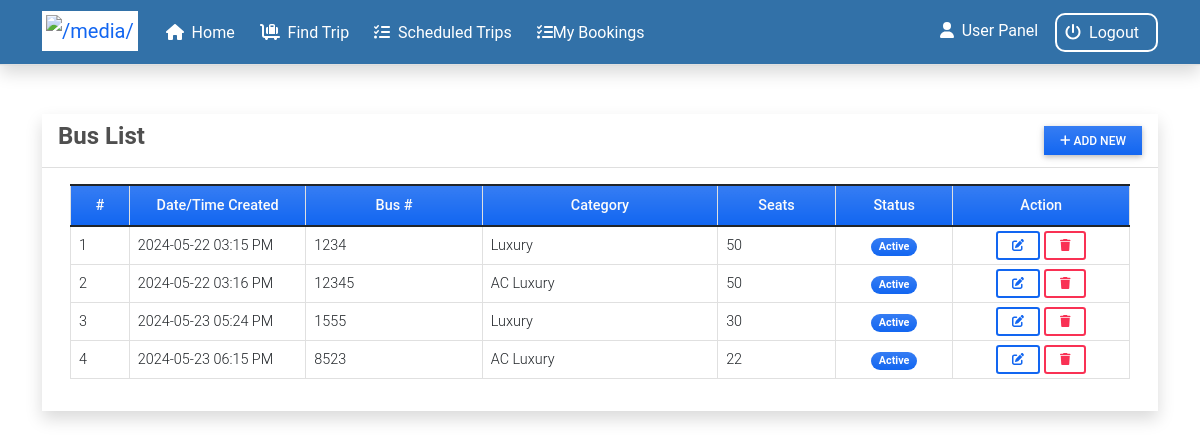
Page /bus (signed in) on the committed database.
### reservationApp/models.py (models this page shows)
class Bus(models.Model):
    category = models.ForeignKey(Category, on_delete=models.CASCADE, blank=True, null=True)
    bus_number = models.CharField(max_length=250)
    seats = models.IntegerField(default=0)  # Changed from FloatField to IntegerField
    status = models.CharField(max_length=2, choices=(('1', 'Active'), ('2', 'Inactive')), default='1')
    date_created = models.DateTimeField(default=timezone.now)
    date_updated = models.DateTimeField(auto_now=True)
    def __str__(self):
        return self.bus_number

class Category(models.Model):
    name = models.CharField(max_length=250)
    description = models.TextField()
    status = models.CharField(max_length=2, choices=(('1','Active'),('2','Inactive')), default=1)
    date_created = models.DateTimeField(default=timezone.now)
    date_updated = models.DateTimeField(auto_now=True)
    def __str__(self):
        return self.name

### reservationApp/views.py (the view)
# urls.py: path('bus',views.bus_mgt,name='bus-page'),
@login_required
def bus_mgt(request):
    context['page_title'] = "Buses"
    buses = Bus.objects.all()
    context['buses'] = buses
    return render(request, 'bus_mgt.html', context)

### reservationApp/templates/bus_mgt.html (shortened to what this page needs)
{% extends 'base.html' %} {% load humanize %} {% block pageContent %}
<div class="col-lg-12 col-md-12 col-sm-12 col-xs-12">
    <div class="card card-default rounded-0 shadow ">
        <div class="card-header">
            <div class="d-flex w-100 align-items-center justify-content-between">
                <h4 class="card-title fw-bold">Bus List</h4>
                <div class="tools">
                    <button type="button" class="btn btn-primary rounded-0 bg-gradient btn-sm" id='add_new'><i class="fa fa-plus"></i> Add New</button>
                </div>
            </div>
        </div>
        <div class="card-body">
            <div class="container-fluid">
                <table class="table table-bordered" id="bus-list">
                    <colgroup>
                        <col width="5%">
                        <col width="15%">
                        <col width="15%">
                        <col width="20%">
                        <col width="10%">
                        <col width="10%">
                        <col width="15%">
                    </colgroup>
                    <thead>
                        <tr class="bg-gradient bg-primary bg-opacity-50 text-light">
                            <th class="px-2 py-2 text-center">#</th>
                            <th class="px-2 py-2 text-center">Date/Time Created</th>
                            <th class="px-2 py-2 text-center">Bus #</th>
                            <th class="px-2 py-2 text-center">Category</th>
                            <th class="px-2 py-2 text-center">Seats</th>
                            <th class="px-2 py-2 text-center">Status</th>
                            <th class="px-2 py-2 text-center">Action</th>
                        </tr>
                    </thead>
                    <tbody>
                        {% for bus in buses %}
                        <tr>
                            <td class="px-2 py-1 align-middle">{{ forloop.counter }}</td>
                            <td class="px-2 py-1 align-middle">{{ bus.date_created|date:"Y-m-d h:i A" }}</td>
                            <td class="px-2 py-1 align-middle">{{ bus }}</td>
                            <td class="px-2 py-1 align-middle">{{ bus.category }}</td>
                            <td class="px-2 py-1 align-middle">{{ bus.seats|floatformat:0|intcomma }}</td>
                            <td class="px-1 py-1 align-middle text-center">
                                {% if bus.status == '1' %}
                                <span class="badge bg-primary bg-gradient rounded-pill px-2">Active</span> {% else %}
                                <span class="badge bg-secondary bg-gradient rounded-pill px-2">Inactive</span> {% endif %}
                            </td>
                            <td class="px-2 py-1 align-middle text-center">
                                <a class="btn btn-outline-primary btn-sm edit-data" href="javascript:void(0)" data-id="{{ bus.pk }}" title="Edit">
                                    <i class="fa fa-edit"></i>
                                </a>
                                <button class="btn btn-outline-danger btn-sm delete-data" type="button" data-id="{{ bus.pk }}" title="Delete">
                                    <i class="fa fa-trash"></i>
                                </button>
                            </td>
                        </tr>
                        {% endfor %}
                    </tbody>
                </table>
            </div>
        </div>
    </div>
</div>
{% endblock pageContent %}

### static/assets/default/css/style.css (style rules this page uses)
html, body { height: 100%; width: 100%; max-height: 100%; overflow: auto; display: flex; flex-direction: column; }

### rows in the picture
Bus: date_created "2024-05-22 03:15 PM", bus_number "1234", category "Luxury", seats "50", status "Active"
Bus: date_created "2024-05-22 03:16 PM", bus_number "12345", category "AC Luxury", seats "50", status "Active"
Bus: date_created "2024-05-23 05:24 PM", bus_number "1555", category "Luxury", seats "30", status "Active"
Bus: date_created "2024-05-23 06:15 PM", bus_number "8523", category "AC Luxury", seats "22", status "Active"
